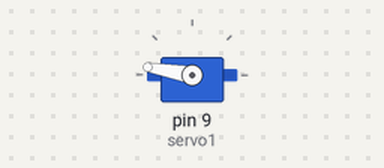
A sketch run on a simulated Arduino Uno, built with avr-gcc and run on an emulated ATmega328P. Shown: servo.

Above: at 0.05 s.
Timing chart, 0 to 3.0 s (numbered marks = the images above):
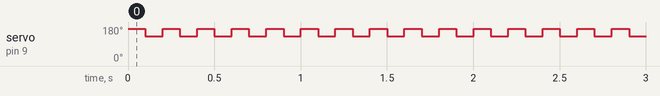

Measured:
- by itself, servo on pin 9 (servo1): alternates 170° for 0.10 s and 130° for 0.10 s

The sketch:

servo-arm-test-basic.ino
```cpp
#include <Servo.h>

Servo servo1;


void setup() {
  servo1.attach(9);
  Serial.begin(9600);
}

void loop() {

  servo1.write(170);

  delay(100);

  servo1.write(130);

  delay(100);


}
```
